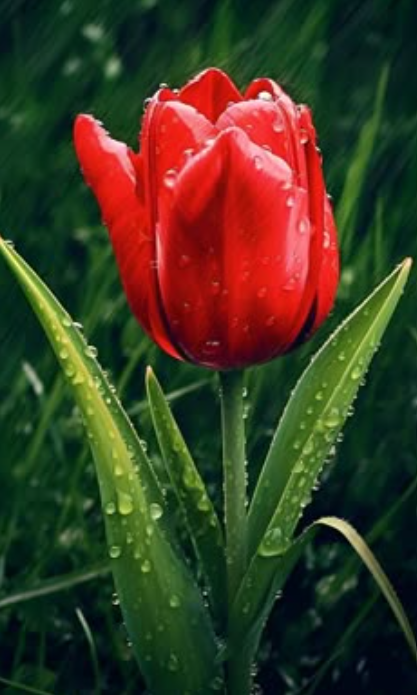
#> input picture FLOWER.png, 417 x 695 px, found by its file name
$ jupyter execute 'EXP6 (1).ipynb'   (older library calls are emulated)
#> lines starting #> are read from the running program, lines starting #| are printed output that depends on the picture
### EX.No: 6-EDGE DETECTION
### Name : DIVYA PRIYA S
### Reg. No : 212225240037

[cell 1]
import cv2
import numpy as np
import matplotlib.pyplot as plt

image = cv2.imread(r"C:\Users\acer\OneDrive\Pictures\Screenshots\FLOWER.png")  # Replace with your image path
#> image is the input picture: shape (695, 417, 3); mean B, G, R 34.3, 57.3, 60.9
gray_image = cv2.cvtColor(image, cv2.COLOR_BGR2GRAY)
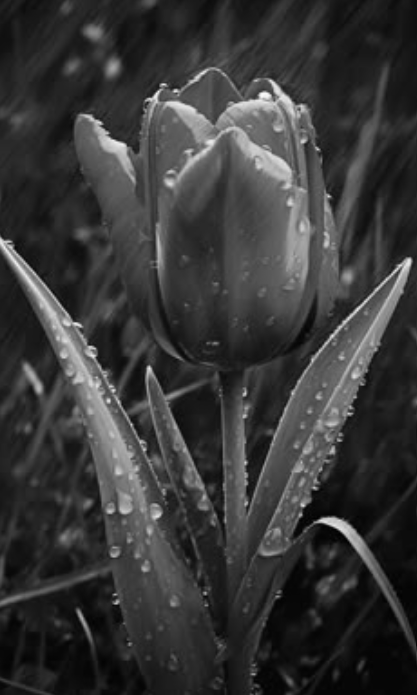
#> gray_image: shape (695, 417); min 1, max 250, mean 55.8
# Original Image
plt.imshow(cv2.cvtColor(image, cv2.COLOR_BGR2RGB))
plt.title('Original Image')
plt.axis('off')

[cell 2]
sobel_x = cv2.Sobel(gray_image, cv2.CV_64F, 1, 0, ksize=5)  # Sobel in x direction
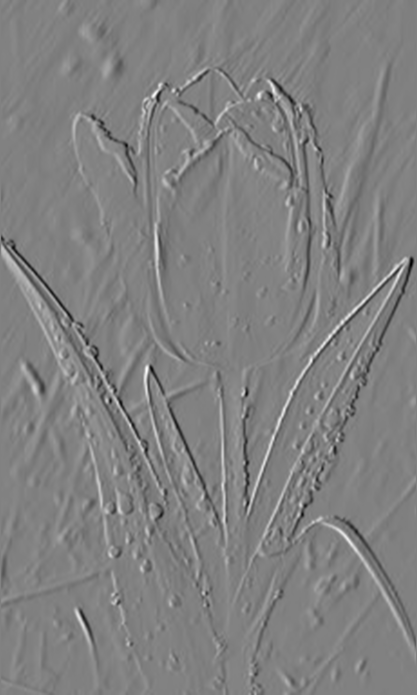
#> sobel_x: shape (695, 417) float64; min -6803, max 6637, mean -3.1; drawn with min black and max white
sobel_y = cv2.Sobel(gray_image, cv2.CV_64F, 0, 1, ksize=5)  # Sobel in y direction
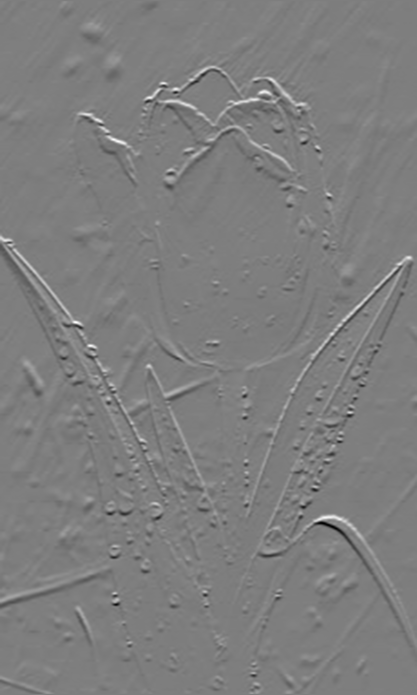
#> sobel_y: shape (695, 417) float64; min -7890, max 8026, mean -2.1; drawn with min black and max white
sobel_combined = cv2.magnitude(sobel_x, sobel_y)  # Combine both directions
plt.imshow(sobel_combined, cmap='gray')
plt.title('Sobel Edge Detection')
plt.axis('off')

[cell 3]
laplacian = cv2.Laplacian(gray_image, cv2.CV_64F)
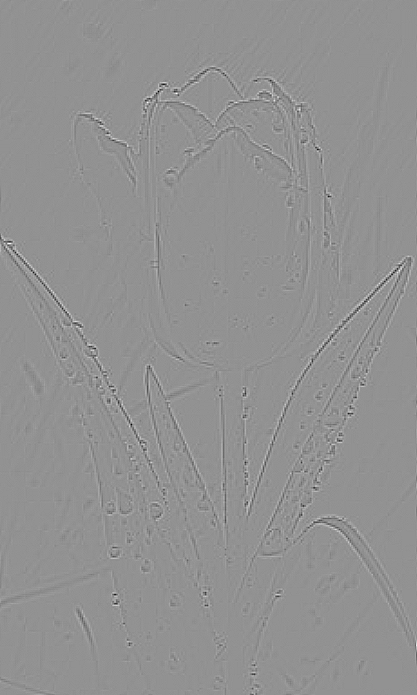
#> laplacian: shape (695, 417) float64; min -204, max 152, mean 0; drawn with min black and max white
plt.imshow(laplacian, cmap='gray')
plt.title('Laplacian Edge Detection')
plt.axis('off')

[cell 4]
canny_edges = cv2.Canny(gray_image, 50, 150)
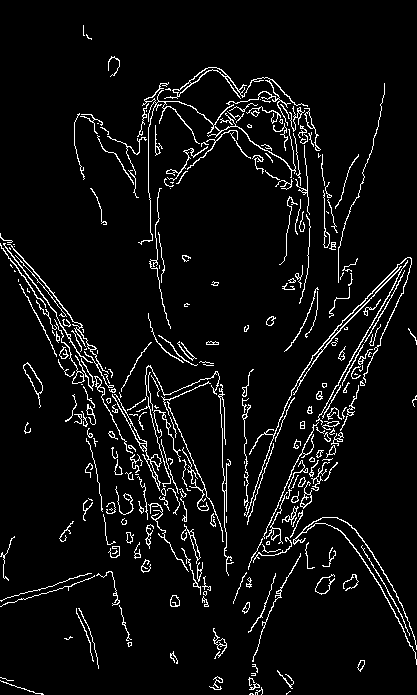
#> canny_edges: shape (695, 417); 5.6% white in thin lines or dots
plt.imshow(canny_edges, cmap='gray')
plt.title('Canny Edge Detection')
plt.axis('off')

[cell 5]
import cv2
import numpy as np
import matplotlib.pyplot as plt

# Read image
image = cv2.imread(r"C:\Users\acer\OneDrive\Pictures\Screenshots\FLOWER.png", 0)
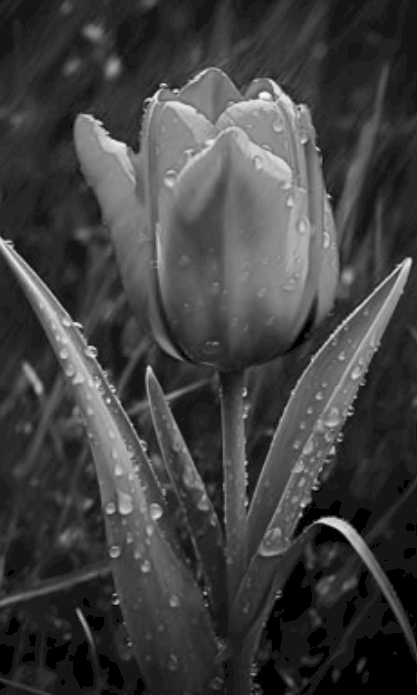
#> image: shape (695, 417); min 0, max 250, mean 64.5

# Check image
if image is None:
    print("Image not found. Check the file path.")
else:
    # Roberts kernels
    roberts_x = np.array([[1, 0],
                          [0, -1]])

    roberts_y = np.array([[0, 1],
                          [-1, 0]])

    # Apply Roberts filters
    gx = cv2.filter2D(image, cv2.CV_64F, roberts_x)
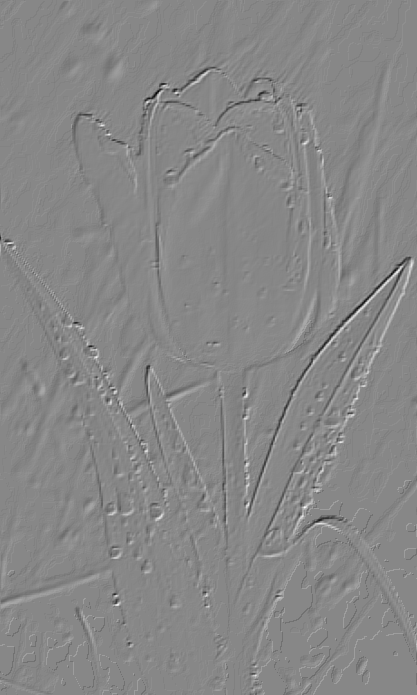
#> gx: shape (695, 417) float64; min -133, max 117, mean 0; drawn with min black and max white
    gy = cv2.filter2D(image, cv2.CV_64F, roberts_y)
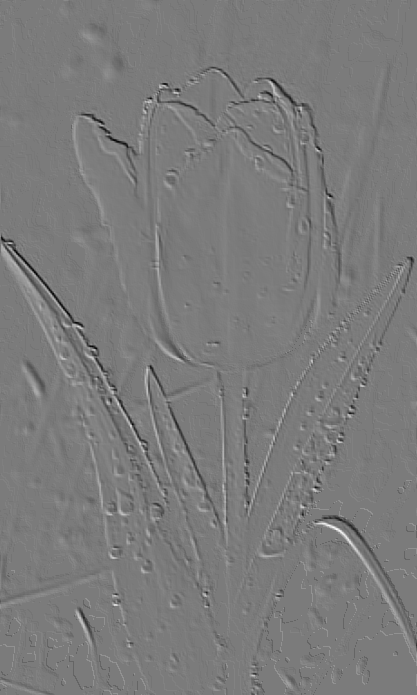
#> gy: shape (695, 417) float64; min -118, max 126, mean 0; drawn with min black and max white

    # Calculate edge magnitude
    roberts = cv2.magnitude(gx.astype(np.float32),
                            gy.astype(np.float32))
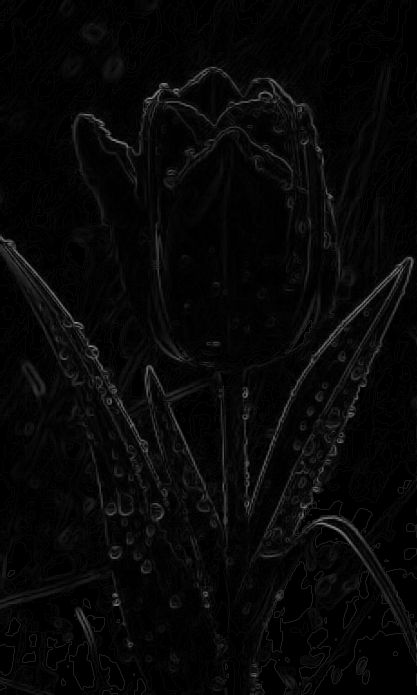
#> roberts: shape (695, 417) float32; min 0, max 147.1, mean 7.3

    # Display
    plt.imshow(roberts, cmap='gray')
    plt.title("Roberts Edge Detector")
    plt.axis("off")
    plt.show()

[cell 6]
import cv2
import numpy as np
import matplotlib.pyplot as plt

# Read image
image = cv2.imread(r"C:\Users\acer\OneDrive\Pictures\Screenshots\FLOWER.png", 0)

# Check image
if image is None:
    print("Image not found. Check the file path.")
else:
    # Prewitt kernels
    prewitt_x = np.array([[-1, 0, 1],
                          [-1, 0, 1],
                          [-1, 0, 1]])

    prewitt_y = np.array([[-1, -1, -1],
                          [ 0,  0,  0],
                          [ 1,  1,  1]])

    # Apply Prewitt filters
    gx = cv2.filter2D(image, cv2.CV_64F, prewitt_x)
    gy = cv2.filter2D(image, cv2.CV_64F, prewitt_y)

    # Calculate edge magnitude
    prewitt = cv2.magnitude(gx.astype(np.float32),
                            gy.astype(np.float32))
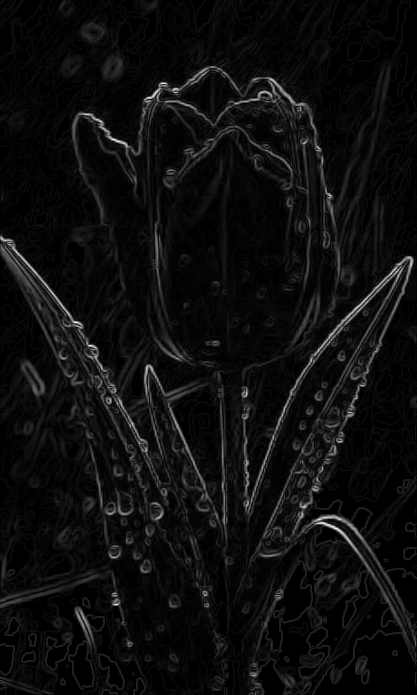
#> prewitt: shape (695, 417) float32; min 0, max 503.3, mean 27.6; drawn with min black and max white

    # Display result
    plt.imshow(prewitt, cmap='gray')
    plt.title("Prewitt Edge Detector")
    plt.axis("off")
    plt.show()
